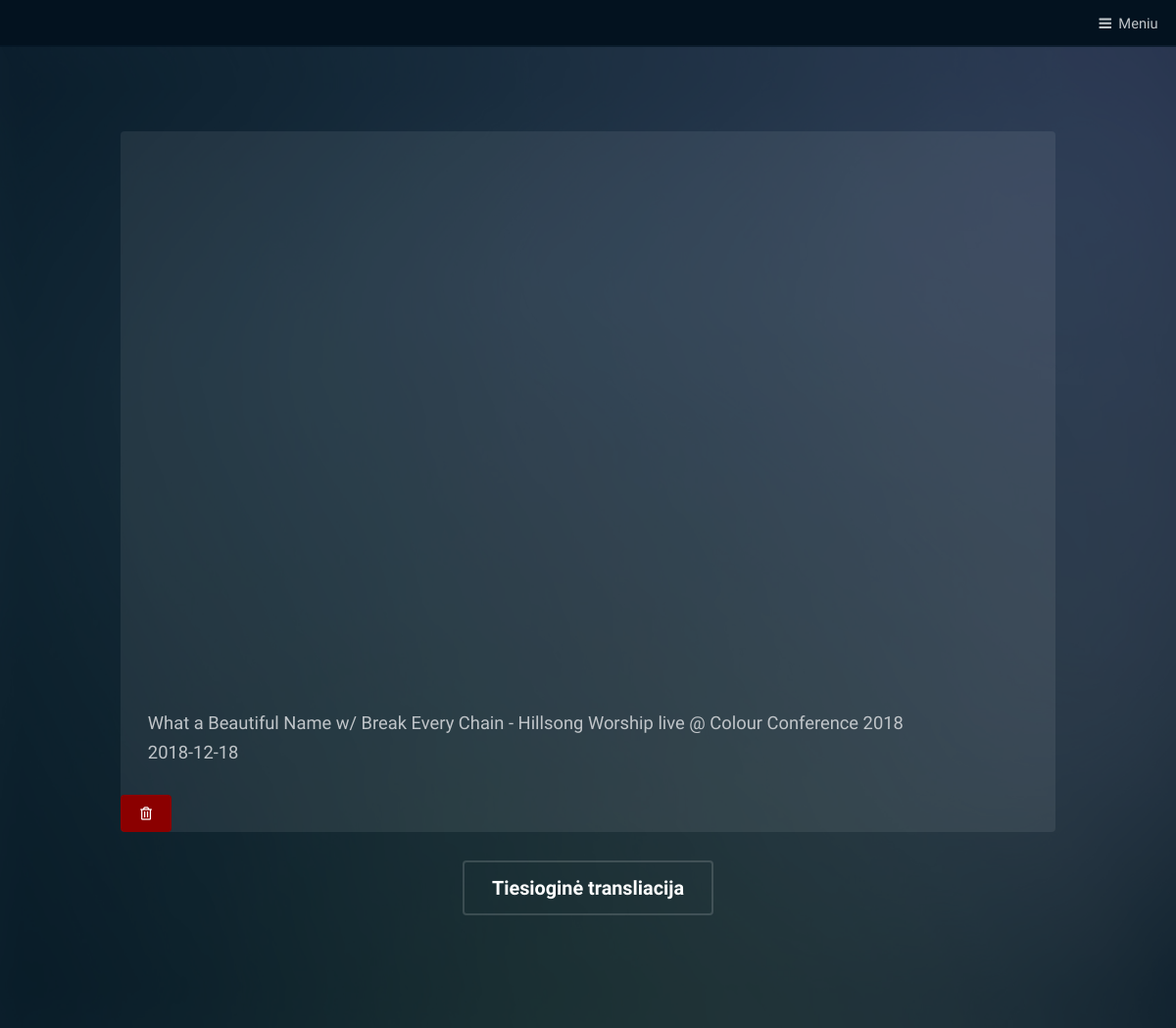
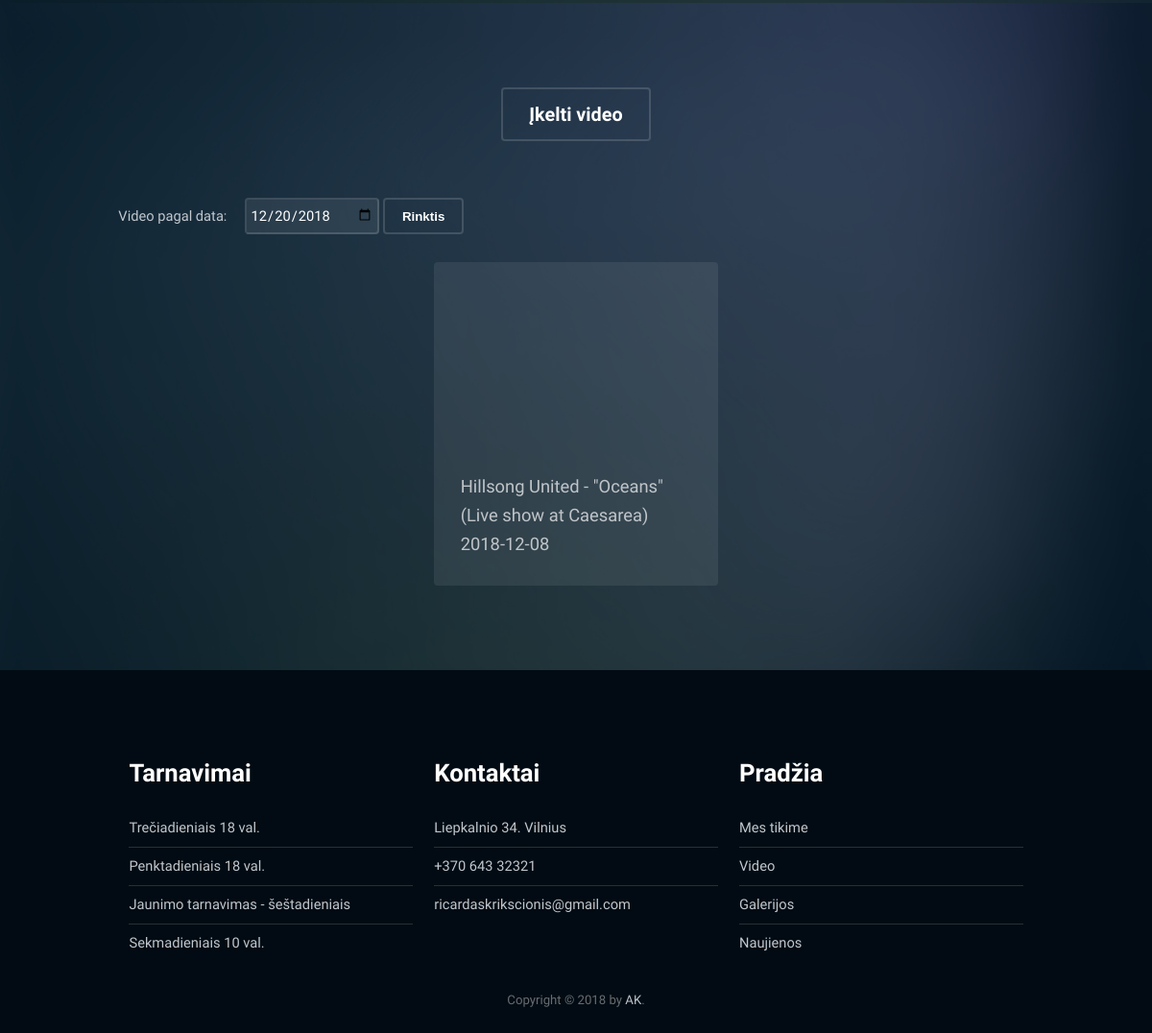
Page /videoadm.php on the committed database (2 pictures, top to bottom).
### tables this page shows
CREATE TABLE IF NOT EXISTS `video` (
  `videoid` int(11) NOT NULL AUTO_INCREMENT,
  `videotitle` varchar(256) NOT NULL,
  `videolink` varchar(256) NOT NULL,
  `videodate` date NOT NULL,
  `videotime` timestamp NOT NULL DEFAULT CURRENT_TIMESTAMP,
  PRIMARY KEY (`videoid`)
);

### session.php (called while the page is built)
<?php
function isUserLogged() {
    if(isset($_SESSION['id'])) {
        return true;
    } else {
       return false;
    }
}
?>

### videoadm.php (the view, shortened to what this page needs)
<!DOCTYPE HTML>
<html>
	<head>
		<link rel="stylesheet" href="assets/css/main.min.css" />
		<link rel="stylesheet" href="https://use.fontawesome.com/releases/v5.6.1/css/all.css">
	</head>
	<body class="subpage">
		<?php include 'menu.php';?>
		<?php include 'config.php';?>
		<div id="main">
		<?php
		if (!empty($_GET['videoid'])){
		$sql = "SELECT * FROM video
		WHERE videoid=".$_GET['videoid']." ";
		}
		else{
		$sql = "SELECT * FROM video
		ORDER BY videotime DESC
		LIMIT 1";
		}
		if($result = mysqli_query($conn, $sql)){
			if(mysqli_num_rows($result) > 0){
				$row = mysqli_fetch_assoc($result);
		?>
						<section class="wrapper style1">
							<div class="inner">
								<div class="video">
									<div class="video-wrapper">
									<?php echo $row['videolink']; ?>
									</div>
									<p class="caption">
									<?php echo $row['videotitle'] . "<br>" . $row['videodate']; ?>
									</p>
									<button class='button' style="background:darkred" onclick="window.location.href='videodelete.php?videoid=<?php echo ($row['videoid']); ?>'"><i class="far fa-trash-alt"></i></button>
								</div>
								<header class="align-center">
								<?php echo "<a href='videostream.php' class='button big alt scrolly'><span>Tiesioginė transliacija</span></a>"; ?>
								</header>
								</div>
						</section>
		<?php
			} else{
				echo "Video įrašas ištrintas";
			}
		} else{
			echo "ERROR: Could not able to execute $sql. " . mysqli_error($conn);
		}
		?>
			<section class="wrapper style1" id="Two" >
				<div class="inner" >
					<header class="align-center">
					<?php echo "<a href='videonew.php' class='button big alt'><span>Įkelti video</span></a>"; ?></p>
					</header>
					<form method="post" >
							<p>Video pagal data:&nbsp;&nbsp;&nbsp;&nbsp;
							<input class="inputfield" type="date" name="day" value="<?php echo date("Y-m-d");?>">
							<button type="submit" class="button alt"><span><b>Rinktis</b></span></button>
					</form>
						<div class="flex flex-3">
						<?php
						if (!isset($_POST['day'] )){
						$sql2 = "SELECT * FROM video
						ORDER BY videotime DESC
						LIMIT 9 OFFSET 1";
							if($result2 = mysqli_query($conn, $sql2)){
								if(mysqli_num_rows($result2) > 0){
										while($row2 = mysqli_fetch_array($result2)){
							?>
											<div class="video col">
												<div class="video-wrapper">
												<?php echo $row2['videolink']; ?>
												</div>
												<p class="caption">
												<?php echo $row2['videotitle'] . "<br>" . $row2['videodate']; ?>
												</p>
												<?php if(isUserLogged()) {
													echo "<a href='videoadm.php?videoid=".$row2['videoid']."' class='link'><span>Click Me</span></a>";
												} else {
													echo "<a href='video.php?videoid=".$row2['videoid']."' class='link'><span>Click Me</span></a>";
												}
												?>
											</div>
							<?php
										}
								} else{
									echo "Tokia diena nebuvo video įrašų.";
								}
							} else{
								echo "ERROR: Could not able to execute $sql2. " . mysqli_error($conn);
							}
						}
						?>
						</div>
				</div>
			</section>
		</div>
		<?php include 'footer.php';?>
	</body>
</html>

### rows in the picture
video: videotitle "What a Beautiful Name w/ Break Every Chain - Hillsong Worship live @ Colour Conference 2018", videodate "2018-12-18"
video: videotitle "Hillsong United - \"Oceans\" (Live show at Caesarea)", videodate "2018-12-08"
